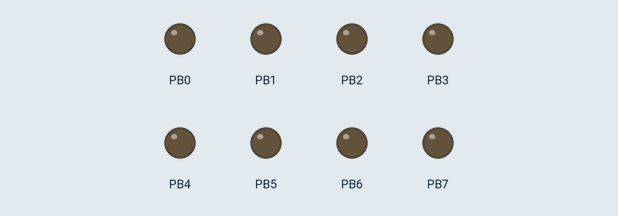
Recording of a program running on a simulated ATmega328P, built with avr-gcc and emulated at 16 MHz. Shown: output pins drawn as LEDs (lit = HIGH).

Above: at 0.13 s.
At 2.49 s:
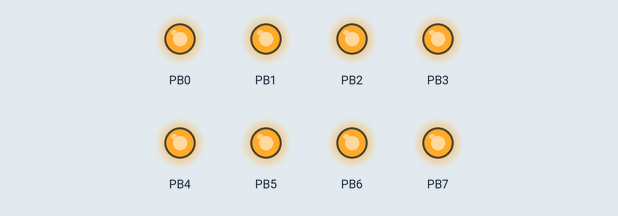
Timing chart, 0 to 3.0 s (numbered marks = the images above):
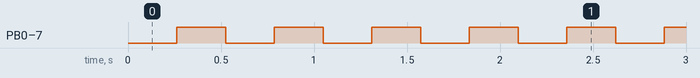

Measured:
- by itself, PB0–7: alternates HIGH for 0.26 s and LOW for 0.26 s

The program:

main.c
```c
#include <avr/io.h>
#define F_CPU 16000000UL    //Define CPU clock as 16Mhz
#include <util/delay.h>
#include <avr/interrupt.h>

int main(void)

{
	DDRB = 0xFF;
	PORTB = 0x00;

	TCNT1= 0x00;   // set timer to 0 initially

	TIMSK1 = (1<<TOIE1);  // ENABLE the internal interrupt

	TCCR1B = (0<<CS12) | (1<<CS11) | (1<<CS10);   // used this for spec freq, PRESCALER(64)
	sei();


		while(1)
		{

		}

}

ISR(TIMER1_OVF_vect)
{
	PORTB ^= 0xFF; // load high value to the LED
}
```
